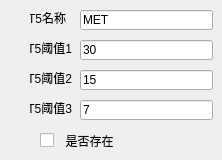
      <widget class="QWidget" name="tab5_S">
       <attribute name="title">
        <string>试剂条5</string>
       </attribute>
       <widget class="QLabel" name="CH5_label4_S">
        <property name="geometry">
         <rect>
          <x>30</x>
          <y>100</y>
          <width>42</width>
          <height>16</height>
         </rect>
        </property>
        <property name="text">
         <string>T5阈值3</string>
        </property>
        <property name="alignment">
         <set>Qt::AlignRight|Qt::AlignTrailing|Qt::AlignVCenter</set>
        </property>
       </widget>
       <widget class="QCheckBox" name="CheckBox5_S">
        <property name="geometry">
         <rect>
          <x>40</x>
          <y>130</y>
          <width>101</width>
          <height>21</height>
         </rect>
        </property>
        <property name="text">
         <string>  是否存在</string>
        </property>
       </widget>
       <widget class="QLabel" name="CH5_label2_S">
        <property name="geometry">
         <rect>
          <x>30</x>
          <y>40</y>
          <width>42</width>
          <height>16</height>
         </rect>
        </property>
        <property name="text">
         <string>T5阈值1</string>
        </property>
        <property name="alignment">
         <set>Qt::AlignRight|Qt::AlignTrailing|Qt::AlignVCenter</set>
        </property>
       </widget>
       <widget class="QLineEdit" name="CH5_name_S">
        <property name="geometry">
         <rect>
          <x>80</x>
          <y>10</y>
          <width>133</width>
          <height>20</height>
         </rect>
        </property>
        <property name="text">
         <string>MET</string>
        </property>
       </widget>
       <widget class="QLineEdit" name="CH5_threshold3_S">
        <property name="geometry">
         <rect>
          <x>80</x>
          <y>100</y>
          <width>133</width>
          <height>20</height>
         </rect>
        </property>
        <property name="text">
         <string>7</string>
        </property>
       </widget>
       <widget class="QLabel" name="CH5_label1_S">
        <property name="geometry">
         <rect>
          <x>30</x>
          <y>10</y>
          <width>36</width>
          <height>16</height>
         </rect>
        </property>
        <property name="text">
         <string>T5名称</string>
        </property>
        <property name="alignment">
         <set>Qt::AlignRight|Qt::AlignTrailing|Qt::AlignVCenter</set>
        </property>
       </widget>
       <widget class="QLineEdit" name="CH5_threshold1_S">
        <property name="geometry">
         <rect>
          <x>80</x>
          <y>40</y>
          <width>133</width>
          <height>20</height>
         </rect>
        </property>
        <property name="text">
         <string>30</string>
        </property>
       </widget>
       <widget class="QLabel" name="CH5_label3_S">
        <property name="geometry">
         <rect>
          <x>30</x>
          <y>70</y>
          <width>42</width>
          <height>16</height>
         </rect>
        </property>
        <property name="text">
         <string>T5阈值2</string>
        </property>
        <property name="alignment">
         <set>Qt::AlignRight|Qt::AlignTrailing|Qt::AlignVCenter</set>
        </property>
       </widget>
       <widget class="QLineEdit" name="CH5_threshold2_S">
        <property name="geometry">
         <rect>
          <x>80</x>
          <y>70</y>
          <width>133</width>
          <height>20</height>
         </rect>
        </property>
        <property name="text">
         <string>15</string>
        </property>
       </widget>
      </widget>
